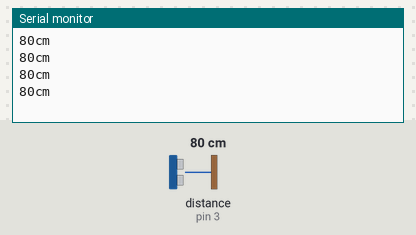
The sketch below on a simulated Arduino Uno, built with avr-gcc and run on an emulated ATmega328P. Shown: the last lines printed to the serial monitor. The inputs (shaded band) are chosen by the test bench; at power-on: distance to the obstacle (sensor on pin 3) 80 cm. The echo pulse lasts 58.3 µs per cm.

Above: at 1.2 s.
1.3 s: distance to the obstacle (sensor on pin 3) set to 2 cm
At 1.73 s:
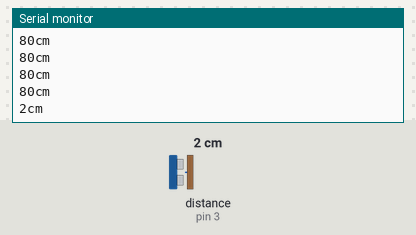
2.8 s: distance to the obstacle (sensor on pin 3) set to 4 cm
At 2.94 s:
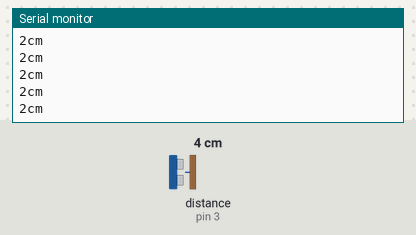
Timing chart, 0 to 5.8 s (numbered marks = the images above; inputs shaded):
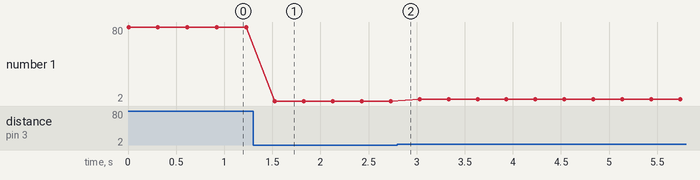

The sketch:

microSensor.ino
```cpp
void setup() {
  Serial.begin(9600);
  pinMode(2,OUTPUT);
  pinMode(3,INPUT);
}

void loop() {
  int duration, cm;

  digitalWrite(2,HIGH);
  delayMicroseconds(10);
  digitalWrite(2,LOW);

  duration = pulseIn(3,HIGH);
  cm = microsecondsToCentimeters(duration);

  Serial.print(cm);
  Serial.println("cm");

  delay(300);
}

int microsecondsToCentimeters(int microseconds){
  return microseconds/29/2;
}
```

Measured:
- after the input at 1.3 s, the serial monitor: prints a new line after 0.23 s (image 1)
- plotted number 1: 80 → 2 after the input at 1.3 s, 2 → 4 after the input at 2.8 s
